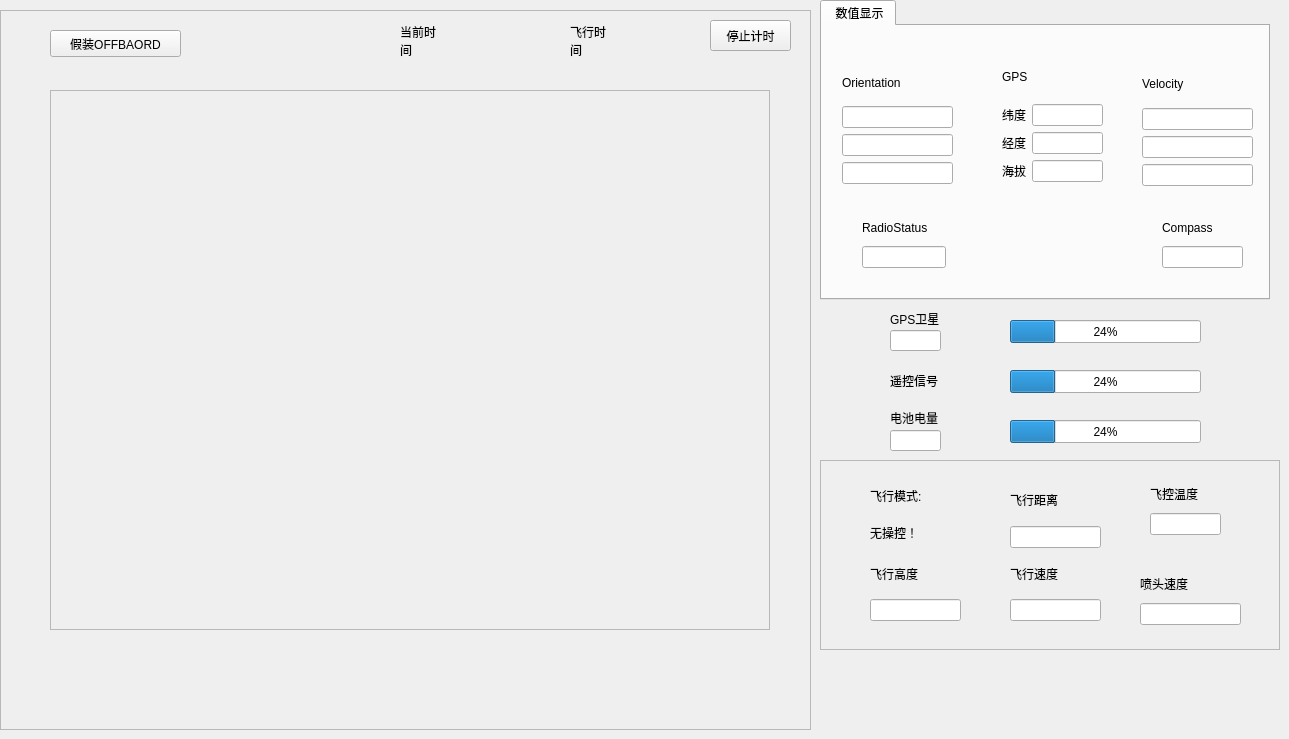
    <widget class="QWidget" name="tab">
     <attribute name="title">
      <string>飞行状态</string>
     </attribute>
     <widget class="QLabel" name="label_Tips">
      <property name="geometry">
       <rect>
        <x>510</x>
        <y>0</y>
        <width>551</width>
        <height>21</height>
       </rect>
      </property>
      <property name="text">
       <string/>
      </property>
     </widget>
     <widget class="QFrame" name="frame_Video">
      <property name="geometry">
       <rect>
        <x>0</x>
        <y>10</y>
        <width>811</width>
        <height>720</height>
       </rect>
      </property>
      <property name="minimumSize">
       <size>
        <width>800</width>
        <height>720</height>
       </size>
      </property>
      <property name="frameShape">
       <enum>QFrame::StyledPanel</enum>
      </property>
      <property name="frameShadow">
       <enum>QFrame::Raised</enum>
      </property>
      <widget class="QLabel" name="label_23">
       <property name="geometry">
        <rect>
         <x>400</x>
         <y>10</y>
         <width>41</width>
         <height>41</height>
        </rect>
       </property>
       <property name="autoFillBackground">
        <bool>false</bool>
       </property>
       <property name="text">
        <string>当前时间</string>
       </property>
       <property name="wordWrap">
        <bool>true</bool>
       </property>
      </widget>
      <widget class="QLabel" name="label_System_Time">
       <property name="geometry">
        <rect>
         <x>450</x>
         <y>20</y>
         <width>91</width>
         <height>21</height>
        </rect>
       </property>
       <property name="text">
        <string/>
       </property>
      </widget>
      <widget class="QLabel" name="label_24">
       <property name="geometry">
        <rect>
         <x>570</x>
         <y>10</y>
         <width>41</width>
         <height>41</height>
        </rect>
       </property>
       <property name="text">
        <string>飞行时间</string>
       </property>
       <property name="wordWrap">
        <bool>true</bool>
       </property>
      </widget>
      <widget class="QLabel" name="label_Flying_Time">
       <property name="geometry">
        <rect>
         <x>630</x>
         <y>20</y>
         <width>71</width>
         <height>21</height>
        </rect>
       </property>
       <property name="text">
        <string/>
       </property>
      </widget>
      <widget class="QPushButton" name="pushButton_Reset_FlyingTime">
       <property name="geometry">
        <rect>
         <x>710</x>
         <y>10</y>
         <width>81</width>
         <height>31</height>
        </rect>
       </property>
       <property name="cursor">
        <cursorShape>PointingHandCursor</cursorShape>
       </property>
       <property name="text">
        <string>停止计时</string>
       </property>
      </widget>
      <widget class="QFrame" name="frame_Fly_Position">
       <property name="geometry">
        <rect>
         <x>50</x>
         <y>80</y>
         <width>720</width>
         <height>540</height>
        </rect>
       </property>
       <property name="minimumSize">
        <size>
         <width>720</width>
         <height>540</height>
        </size>
       </property>
       <property name="maximumSize">
        <size>
         <width>720</width>
         <height>540</height>
        </size>
       </property>
       <property name="frameShape">
        <enum>QFrame::StyledPanel</enum>
       </property>
       <property name="frameShadow">
        <enum>QFrame::Raised</enum>
       </property>
      </widget>
      <widget class="QPushButton" name="pushButton_OFFBOARD_Imitate">
       <property name="geometry">
        <rect>
         <x>50</x>
         <y>20</y>
         <width>131</width>
         <height>27</height>
        </rect>
       </property>
       <property name="text">
        <string>假装OFFBAORD</string>
       </property>
      </widget>
     </widget>
     <widget class="QFrame" name="frame_KeyData">
      <property name="geometry">
       <rect>
        <x>820</x>
        <y>460</y>
        <width>460</width>
        <height>190</height>
       </rect>
      </property>
      <property name="minimumSize">
       <size>
        <width>460</width>
        <height>190</height>
       </size>
      </property>
      <property name="maximumSize">
       <size>
        <width>460</width>
        <height>190</height>
       </size>
      </property>
      <property name="frameShape">
       <enum>QFrame::StyledPanel</enum>
      </property>
      <property name="frameShadow">
       <enum>QFrame::Raised</enum>
      </property>
      <widget class="QWidget" name="layoutWidget_14">
       <property name="geometry">
        <rect>
         <x>50</x>
         <y>20</y>
         <width>91</width>
         <height>141</height>
        </rect>
       </property>
       <layout class="QVBoxLayout" name="verticalLayout_23">
        <item>
         <layout class="QVBoxLayout" name="verticalLayout_2">
          <item>
           <widget class="QLabel" name="label">
            <property name="text">
             <string>飞行模式:</string>
            </property>
           </widget>
          </item>
          <item>
           <widget class="QLabel" name="label_Mode">
            <property name="palette">
             <palette>
              <active>
               <colorrole role="WindowText">
                <brush brushstyle="SolidPattern">
                 <color alpha="255">
                  <red>0</red>
                  <green>0</green>
                  <blue>0</blue>
                 </color>
                </brush>
               </colorrole>
               <colorrole role="Button">
                <brush brushstyle="SolidPattern">
                 <color alpha="255">
                  <red>242</red>
                  <green>240</green>
                  <blue>240</blue>
                 </color>
                </brush>
               </colorrole>
               <colorrole role="Light">
                <brush brushstyle="SolidPattern">
                 <color alpha="255">
                  <red>255</red>
                  <green>255</green>
                  <blue>255</blue>
                 </color>
                </brush>
               </colorrole>
               <colorrole role="Midlight">
                <brush brushstyle="SolidPattern">
                 <color alpha="255">
                  <red>248</red>
                  <green>247</green>
                  <blue>247</blue>
                 </color>
                </brush>
               </colorrole>
               <colorrole role="Dark">
                <brush brushstyle="SolidPattern">
                 <color alpha="255">
                  <red>121</red>
                  <green>120</green>
                  <blue>120</blue>
                 </color>
                </brush>
               </colorrole>
               <colorrole role="Mid">
                <brush brushstyle="SolidPattern">
                 <color alpha="255">
                  <red>161</red>
                  <green>160</green>
                  <blue>160</blue>
                 </color>
                </brush>
               </colorrole>
               <colorrole role="Text">
                <brush brushstyle="SolidPattern">
                 <color alpha="255">
                  <red>0</red>
                  <green>0</green>
                  <blue>0</blue>
                 </color>
                </brush>
               </colorrole>
               <colorrole role="BrightText">
                <brush brushstyle="SolidPattern">
                 <color alpha="255">
                  <red>255</red>
                  <green>255</green>
                  <blue>255</blue>
                 </color>
                </brush>
               </colorrole>
               <colorrole role="ButtonText">
                <brush brushstyle="SolidPattern">
                 <color alpha="255">
                  <red>0</red>
                  <green>0</green>
                  <blue>0</blue>
                 </color>
                </brush>
               </colorrole>
               <colorrole role="Base">
                <brush brushstyle="SolidPattern">
                 <color alpha="255">
                  <red>255</red>
                  <green>255</green>
                  <blue>255</blue>
                 </color>
                </brush>
               </colorrole>
               <colorrole role="Window">
                <brush brushstyle="SolidPattern">
                 <color alpha="255">
                  <red>242</red>
                  <green>240</green>
                  <blue>240</blue>
                 </color>
                </brush>
               </colorrole>
               <colorrole role="Shadow">
                <brush brushstyle="SolidPattern">
                 <color alpha="255">
                  <red>0</red>
                  <green>0</green>
                  <blue>0</blue>
                 </color>
                </brush>
               </colorrole>
               <colorrole role="AlternateBase">
                <brush brushstyle="SolidPattern">
                 <color alpha="255">
                  <red>248</red>
                  <green>247</green>
                  <blue>247</blue>
                 </color>
                </brush>
               </colorrole>
               <colorrole role="ToolTipBase">
                <brush brushstyle="SolidPattern">
                 <color alpha="255">
                  <red>255</red>
                  <green>255</green>
                  <blue>220</blue>
                 </color>
                </brush>
               </colorrole>
               <colorrole role="ToolTipText">
                <brush brushstyle="SolidPattern">
                 <color alpha="255">
                  <red>0</red>
                  <green>0</green>
                  <blue>0</blue>
                 </color>
                </brush>
               </colorrole>
              </active>
              <inactive>
               <colorrole role="WindowText">
                <brush brushstyle="SolidPattern">
                 <color alpha="255">
                  <red>0</red>
                  <green>0</green>
                  <blue>0</blue>
                 </color>
                </brush>
               </colorrole>
               <colorrole role="Button">
                <brush brushstyle="SolidPattern">
                 <color alpha="255">
                  <red>242</red>
                  <green>240</green>
                  <blue>240</blue>
                 </color>
                </brush>
               </colorrole>
               <colorrole role="Light">
                <brush brushstyle="SolidPattern">
                 <color alpha="255">
                  <red>255</red>
                  <green>255</green>
                  <blue>255</blue>
                 </color>
                </brush>
               </colorrole>
               <colorrole role="Midlight">
                <brush brushstyle="SolidPattern">
                 <color alpha="255">
                  <red>248</red>
                  <green>247</green>
                  <blue>247</blue>
                 </color>
                </brush>
               </colorrole>
               <colorrole role="Dark">
                <brush brushstyle="SolidPattern">
                 <color alpha="255">
                  <red>121</red>
                  <green>120</green>
                  <blue>120</blue>
                 </color>
                </brush>
               </colorrole>
               <colorrole role="Mid">
                <brush brushstyle="SolidPattern">
                 <color alpha="255">
                  <red>161</red>
                  <green>160</green>
                  <blue>160</blue>
                 </color>
                </brush>
               </colorrole>
               <colorrole role="Text">
                <brush brushstyle="SolidPattern">
                 <color alpha="255">
                  <red>0</red>
                  <green>0</green>
                  <blue>0</blue>
                 </color>
                </brush>
               </colorrole>
               <colorrole role="BrightText">
                <brush brushstyle="SolidPattern">
                 <color alpha="255">
                  <red>255</red>
                  <green>255</green>
                  <blue>255</blue>
                 </color>
                </brush>
               </colorrole>
               <colorrole role="ButtonText">
                <brush brushstyle="SolidPattern">
                 <color alpha="255">
                  <red>0</red>
                  <green>0</green>
                  <blue>0</blue>
                 </color>
                </brush>
               </colorrole>
               <colorrole role="Base">
                <brush brushstyle="SolidPattern">
                 <color alpha="255">
                  <red>255</red>
                  <green>255</green>
                  <blue>255</blue>
                 </color>
                </brush>
               </colorrole>
               <colorrole role="Window">
                <brush brushstyle="SolidPattern">
                 <color alpha="255">
                  <red>242</red>
                  <green>240</green>
                  <blue>240</blue>
                 </color>
                </brush>
               </colorrole>
               <colorrole role="Shadow">
                <brush brushstyle="SolidPattern">
                 <color alpha="255">
                  <red>0</red>
                  <green>0</green>
                  <blue>0</blue>
                 </color>
                </brush>
               </colorrole>
               <colorrole role="AlternateBase">
                <brush brushstyle="SolidPattern">
                 <color alpha="255">
                  <red>248</red>
                  <green>247</green>
                  <blue>247</blue>
                 </color>
                </brush>
               </colorrole>
               <colorrole role="ToolTipBase">
                <brush brushstyle="SolidPattern">
                 <color alpha="255">
                  <red>255</red>
                  <green>255</green>
                  <blue>220</blue>
                 </color>
                </brush>
               </colorrole>
               <colorrole role="ToolTipText">
                <brush brushstyle="SolidPattern">
                 <color alpha="255">
                  <red>0</red>
                  <green>0</green>
                  <blue>0</blue>
                 </color>
                </brush>
               </colorrole>
              </inactive>
              <disabled>
               <colorrole role="WindowText">
                <brush brushstyle="SolidPattern">
                 <color alpha="255">
                  <red>121</red>
                  <green>120</green>
                  <blue>120</blue>
                 </color>
                </brush>
               </colorrole>
               <colorrole role="Button">
                <brush brushstyle="SolidPattern">
                 <color alpha="255">
                  <red>242</red>
                  <green>240</green>
                  <blue>240</blue>
                 </color>
                </brush>
               </colorrole>
               <colorrole role="Light">
                <brush brushstyle="SolidPattern">
                 <color alpha="255">
                  <red>255</red>
                  <green>255</green>
                  <blue>255</blue>
                 </color>
                </brush>
               </colorrole>
               <colorrole role="Midlight">
                <brush brushstyle="SolidPattern">
                 <color alpha="255">
                  <red>248</red>
                  <green>247</green>
                  <blue>247</blue>
                 </color>
                </brush>
               </colorrole>
               <colorrole role="Dark">
                <brush brushstyle="SolidPattern">
                 <color alpha="255">
                  <red>121</red>
                  <green>120</green>
                  <blue>120</blue>
                 </color>
                </brush>
               </colorrole>
               <colorrole role="Mid">
                <brush brushstyle="SolidPattern">
                 <color alpha="255">
                  <red>161</red>
                  <green>160</green>
                  <blue>160</blue>
                 </color>
                </brush>
               </colorrole>
               <colorrole role="Text">
                <brush brushstyle="SolidPattern">
                 <color alpha="255">
                  <red>121</red>
                  <green>120</green>
                  <blue>120</blue>
                 </color>
                </brush>
               </colorrole>
               <colorrole role="BrightText">
                <brush brushstyle="SolidPattern">
                 <color alpha="255">
                  <red>255</red>
                  <green>255</green>
                  <blue>255</blue>
                 </color>
                </brush>
               </colorrole>
               <colorrole role="ButtonText">
                <brush brushstyle="SolidPattern">
                 <color alpha="255">
                  <red>121</red>
                  <green>120</green>
                  <blue>120</blue>
                 </color>
                </brush>
               </colorrole>
               <colorrole role="Base">
                <brush brushstyle="SolidPattern">
                 <color alpha="255">
                  <red>242</red>
                  <green>240</green>
                  <blue>240</blue>
                 </color>
                </brush>
               </colorrole>
               <colorrole role="Window">
                <brush brushstyle="SolidPattern">
                 <color alpha="255">
                  <red>242</red>
                  <green>240</green>
                  <blue>240</blue>
                 </color>
                </brush>
               </colorrole>
               <colorrole role="Shadow">
                <brush brushstyle="SolidPattern">
                 <color alpha="255">
                  <red>0</red>
                  <green>0</green>
                  <blue>0</blue>
                 </color>
                </brush>
               </colorrole>
               <colorrole role="AlternateBase">
                <brush brushstyle="SolidPattern">
                 <color alpha="255">
                  <red>242</red>
                  <green>240</green>
                  <blue>240</blue>
                 </color>
                </brush>
               </colorrole>
               <colorrole role="ToolTipBase">
                <brush brushstyle="SolidPattern">
                 <color alpha="255">
                  <red>255</red>
                  <green>255</green>
                  <blue>220</blue>
                 </color>
                </brush>
               </colorrole>
               <colorrole role="ToolTipText">
                <brush brushstyle="SolidPattern">
                 <color alpha="255">
                  <red>0</red>
                  <green>0</green>
                  <blue>0</blue>
                 </color>
                </brush>
               </colorrole>
              </disabled>
             </palette>
            </property>
            <property name="text">
             <string>无操控！</string>
            </property>
           </widget>
          </item>
         </layout>
        </item>
        <item>
         <layout class="QVBoxLayout" name="verticalLayout_6">
          <item>
           <widget class="QLabel" name="label_6">
            <property name="text">
             <string>飞行高度</string>
            </property>
           </widget>
          </item>
          <item>
           <widget class="QLineEdit" name="lineEdit_Rel_Alt">
            <property name="readOnly">
             <bool>true</bool>
            </property>
           </widget>
          </item>
         </layout>
        </item>
       </layout>
      </widget>
      <widget class="QWidget" name="layoutWidget">
       <property name="geometry">
        <rect>
         <x>330</x>
         <y>20</y>
         <width>71</width>
         <height>55</height>
        </rect>
       </property>
       <layout class="QVBoxLayout" name="verticalLayout">
        <item>
         <widget class="QLabel" name="label_20">
          <property name="text">
           <string>飞控温度</string>
          </property>
         </widget>
        </item>
        <item>
         <widget class="QLineEdit" name="lineEdit_Temperature">
          <property name="readOnly">
           <bool>true</bool>
          </property>
         </widget>
        </item>
       </layout>
      </widget>
      <widget class="QWidget" name="layoutWidget">
       <property name="geometry">
        <rect>
         <x>190</x>
         <y>20</y>
         <width>91</width>
         <height>141</height>
        </rect>
       </property>
       <layout class="QVBoxLayout" name="verticalLayout_12">
        <item>
         <layout class="QVBoxLayout" name="verticalLayout_11">
          <item>
           <widget class="QLabel" name="label_28">
            <property name="text">
             <string>飞行距离</string>
            </property>
           </widget>
          </item>
          <item>
           <widget class="QLineEdit" name="lineEdit_Total_Distance">
            <property name="readOnly">
             <bool>true</bool>
            </property>
           </widget>
          </item>
         </layout>
        </item>
        <item>
         <layout class="QVBoxLayout" name="verticalLayout_8">
          <item>
           <widget class="QLabel" name="label_18">
            <property name="text">
             <string>飞行速度</string>
            </property>
           </widget>
          </item>
          <item>
           <widget class="QLineEdit" name="lineEdit_Velocity">
            <property name="readOnly">
             <bool>true</bool>
            </property>
           </widget>
          </item>
         </layout>
        </item>
       </layout>
      </widget>
      <widget class="QWidget" name="layoutWidget">
       <property name="geometry">
        <rect>
         <x>320</x>
         <y>110</y>
         <width>101</width>
         <height>55</height>
        </rect>
       </property>
       <layout class="QVBoxLayout" name="verticalLayout_14">
        <item>
         <widget class="QLabel" name="label_37">
          <property name="text">
           <string>喷头速度</string>
          </property>
         </widget>
        </item>
        <item>
         <widget class="QLineEdit" name="lineEdit_Spray_Speed">
          <property name="readOnly">
           <bool>true</bool>
          </property>
         </widget>
        </item>
       </layout>
      </widget>
     </widget>
     <widget class="QLabel" name="label_8">
      <property name="geometry">
       <rect>
        <x>890</x>
        <y>360</y>
        <width>61</width>
        <height>41</height>
       </rect>
      </property>
      <property name="text">
       <string>遥控信号</string>
      </property>
      <property name="wordWrap">
       <bool>true</bool>
      </property>
     </widget>
     <widget class="QLabel" name="label_14">
      <property name="geometry">
       <rect>
        <x>890</x>
        <y>310</y>
        <width>61</width>
        <height>17</height>
       </rect>
      </property>
      <property name="text">
       <string>GPS卫星</string>
      </property>
     </widget>
     <widget class="QLabel" name="label_10">
      <property name="geometry">
       <rect>
        <x>890</x>
        <y>410</y>
        <width>67</width>
        <height>16</height>
       </rect>
      </property>
      <property name="text">
       <string>电池电量</string>
      </property>
     </widget>
     <widget class="QLineEdit" name="lineEdit_GPS_Satellites">
      <property name="geometry">
       <rect>
        <x>890</x>
        <y>330</y>
        <width>51</width>
        <height>21</height>
       </rect>
      </property>
      <property name="readOnly">
       <bool>true</bool>
      </property>
     </widget>
     <widget class="QTabWidget" name="tabWidget_PaintArea">
      <property name="geometry">
       <rect>
        <x>820</x>
        <y>0</y>
        <width>450</width>
        <height>300</height>
       </rect>
      </property>
      <property name="minimumSize">
       <size>
        <width>450</width>
        <height>300</height>
       </size>
      </property>
      <property name="maximumSize">
       <size>
        <width>450</width>
        <height>300</height>
       </size>
      </property>
      <property name="currentIndex">
       <number>0</number>
      </property>
      <widget class="QWidget" name="tab_3">
       <attribute name="title">
        <string> 数值显示</string>
       </attribute>
       <widget class="QWidget" name="layoutWidget">
        <property name="geometry">
         <rect>
          <x>320</x>
          <y>40</y>
          <width>111</width>
          <height>120</height>
         </rect>
        </property>
        <layout class="QVBoxLayout" name="verticalLayout_17">
         <item>
          <widget class="QLabel" name="label_4">
           <property name="text">
            <string>Velocity</string>
           </property>
          </widget>
         </item>
         <item>
          <layout class="QVBoxLayout" name="verticalLayout_4">
           <item>
            <widget class="QLineEdit" name="lineEdit_Velocity_X">
             <property name="readOnly">
              <bool>true</bool>
             </property>
            </widget>
           </item>
           <item>
            <widget class="QLineEdit" name="lineEdit_Velocity_Y">
             <property name="readOnly">
              <bool>true</bool>
             </property>
            </widget>
           </item>
           <item>
            <widget class="QLineEdit" name="lineEdit_Velocity_Z">
             <property name="readOnly">
              <bool>true</bool>
             </property>
            </widget>
           </item>
          </layout>
         </item>
        </layout>
       </widget>
       <widget class="QWidget" name="layoutWidget_2">
        <property name="geometry">
         <rect>
          <x>40</x>
          <y>190</y>
          <width>84</width>
          <height>52</height>
         </rect>
        </property>
        <layout class="QVBoxLayout" name="verticalLayout_7">
         <item>
          <widget class="QLabel" name="label_5">
           <property name="text">
            <string>RadioStatus</string>
           </property>
          </widget>
         </item>
         <item>
          <widget class="QLineEdit" name="lineEdit_Radio">
           <property name="readOnly">
            <bool>true</bool>
           </property>
          </widget>
         </item>
        </layout>
       </widget>
       <widget class="QWidget" name="layoutWidget_3">
        <property name="geometry">
         <rect>
          <x>340</x>
          <y>190</y>
          <width>81</width>
          <height>52</height>
         </rect>
        </property>
        <layout class="QVBoxLayout" name="verticalLayout_5">
         <item>
          <widget class="QLabel" name="label_3">
           <property name="text">
            <string>Compass</string>
           </property>
          </widget>
         </item>
         <item>
          <widget class="QLineEdit" name="lineEdit_Compass">
           <property name="readOnly">
            <bool>true</bool>
           </property>
          </widget>
         </item>
        </layout>
       </widget>
       <widget class="QWidget" name="layoutWidget_4">
        <property name="geometry">
         <rect>
          <x>20</x>
          <y>40</y>
          <width>111</width>
          <height>118</height>
         </rect>
        </property>
        <layout class="QVBoxLayout" name="verticalLayout_18">
         <item>
          <widget class="QLabel" name="label_12">
           <property name="text">
            <string>Orientation</string>
           </property>
          </widget>
         </item>
         <item>
          <widget class="QLineEdit" name="lineEdit_Orientation_Pitchd">
           <property name="readOnly">
            <bool>true</bool>
           </property>
          </widget>
         </item>
         <item>
          <widget class="QLineEdit" name="lineEdit_Orientation_Rolld">
           <property name="readOnly">
            <bool>true</bool>
           </property>
          </widget>
         </item>
         <item>
          <widget class="QLineEdit" name="lineEdit_Orientation_Yawd">
           <property name="readOnly">
            <bool>true</bool>
           </property>
          </widget>
         </item>
        </layout>
       </widget>
       <widget class="QWidget" name="layoutWidget_5">
        <property name="geometry">
         <rect>
          <x>180</x>
          <y>30</y>
          <width>101</width>
          <height>126</height>
         </rect>
        </property>
        <layout class="QVBoxLayout" name="verticalLayout_3">
         <item>
          <widget class="QLabel" name="label_2">
           <property name="text">
            <string>GPS</string>
           </property>
          </widget>
         </item>
         <item>
          <layout class="QHBoxLayout" name="horizontalLayout">
           <item>
            <widget class="QLabel" name="label_15">
             <property name="text">
              <string>纬度</string>
             </property>
            </widget>
           </item>
           <item>
            <widget class="QLineEdit" name="lineEdit_GPS_X">
             <property name="readOnly">
              <bool>true</bool>
             </property>
            </widget>
           </item>
          </layout>
         </item>
         <item>
          <layout class="QHBoxLayout" name="horizontalLayout_5">
           <item>
            <widget class="QLabel" name="label_9">
             <property name="text">
              <string>经度</string>
             </property>
            </widget>
           </item>
           <item>
            <widget class="QLineEdit" name="lineEdit_GPS_Y">
             <property name="readOnly">
              <bool>true</bool>
             </property>
            </widget>
           </item>
          </layout>
         </item>
         <item>
          <layout class="QHBoxLayout" name="horizontalLayout_6">
           <item>
            <widget class="QLabel" name="label_16">
             <property name="text">
              <string>海拔</string>
             </property>
            </widget>
           </item>
           <item>
            <widget class="QLineEdit" name="lineEdit_GPS_Z">
             <property name="readOnly">
              <bool>true</bool>
             </property>
            </widget>
           </item>
          </layout>
         </item>
        </layout>
       </widget>
      </widget>
     </widget>
     <widget class="QLineEdit" name="lineEdit_Battery">
      <property name="geometry">
       <rect>
        <x>890</x>
        <y>430</y>
        <width>51</width>
        <height>21</height>
       </rect>
      </property>
      <property name="readOnly">
       <bool>true</bool>
      </property>
     </widget>
     <widget class="QProgressBar" name="progressBar_GPS">
      <property name="geometry">
       <rect>
        <x>1010</x>
        <y>320</y>
        <width>191</width>
        <height>23</height>
       </rect>
      </property>
      <property name="value">
       <number>24</number>
      </property>
     </widget>
     <widget class="QProgressBar" name="progressBar_RC">
      <property name="geometry">
       <rect>
        <x>1010</x>
        <y>370</y>
        <width>191</width>
        <height>23</height>
       </rect>
      </property>
      <property name="value">
       <number>24</number>
      </property>
     </widget>
     <widget class="QProgressBar" name="progressBar_Battery">
      <property name="geometry">
       <rect>
        <x>1010</x>
        <y>420</y>
        <width>191</width>
        <height>23</height>
       </rect>
      </property>
      <property name="value">
       <number>24</number>
      </property>
     </widget>
    </widget>
